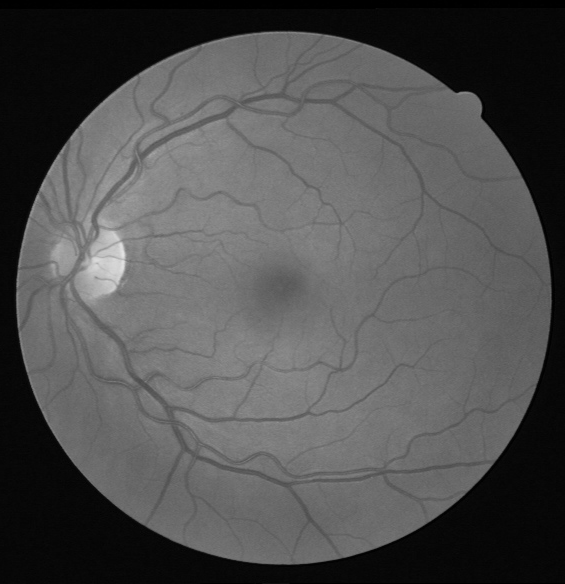
#> input picture images/eye.png, 565 x 584 px
$ python seg_py.py
#> lines starting #> are read from the running program, lines starting #| are printed output that depends on the picture; after the words box and inside, x2 and y2 are one past the last pixel; in counts of white or black regions, pixels touching at a corner belong together
#> in imread, im is the input picture: shape (584, 565, 4) float32; mean R, G, B, A 0.313, 0.313, 0.313, 1
### my.py
import matplotlib.pyplot as mp
import numpy as np

import math as m
import time as t

from importlib import reload
#reload(my)

version = 3

def imread(filename):
    im = mp.imread(filename)
    if (im.dtype == "float32"):
        im = np.uint8(255*im)
    if (nchannels(im) > 3):
        im = im[:, :, 0:3]
    return im

def imreadgray(filename):
    im = imread(filename)
    if (nchannels(im) == 1):
        return im
    else:
        return rgb2gray(im)

def rgb2gray(im):
    result = np.dot(im[...,:3], [0.299, 0.587, 0.114])
    result[result > 255] = 255
    np.round(result)
    return np.uint8(result)

def imshow(im):
    plot = mp.imshow(im, cmap=mp.gray(), origin="upper", vmin=0, vmax=255)
    plot.set_interpolation('nearest')
    mp.show()

def nchannels(im):
    if (len(im.shape) >= 3):
        return im.shape[2]
    else:
        return 1

def thresh(im, m):
    result = im >= m
    result = np.uint8(result * 255)
    return result

def hist(im):
    c = nchannels(im)
    result = np.zeros((256, c), dtype=np.uint32)
    for i in range(0, im.shape[0]):
        for j in range(0, im.shape[1]):
            if (c == 1):
                result[im[i, j]] +=1
            else:
                for k in range(0, c):
                    result[im[i, j, k], k] +=1
    return result

# [20 lines left out: function showhist, not called in this run]

def histeq(im):
    if (nchannels(im) != 1):
        print("Error: histeq: only grayscale images are supported")
        return
    h = hist(im)
    n = np.sum(h)
    prob = np.zeros(256)
    for i in range(256):
        if (i == 0):
            prob[0] = h[0, 0]
        else:
            prob[i] = h[i, 0] + prob[i-1]
    t = (prob / n) * 255.0
    result = 0.0 * im
    for i in range(256):
        result[im == i] = t[i]
    result = np.uint8(result)
    return result

### seg_py.py
import my
import cv2
import numpy as np


def close(im, kernel, iterations=1):
  imdil = cv2.dilate(im, kernel, iterations)
  result = cv2.erode(imdil, kernel, iterations)
  return result

def blackhat(im, kernel, iterations=1):
  result = close(im, kernel, iterations)
  return result

def smooth(im, diam=3):
  result = cv2.GaussianBlur(im, (diam, diam), 0)
  return(result)

def image_equal(im0, im1):
  return (sum(sum(im0 != im1)) == 0)


def reconstruct(im):
  kernel = np.ones((3, 3), np.uint8)
  imero =  cv2.erode(im, kernel)
  c = 0
  imt0 = imero
  imt1 = cv2.dilate(imt0, kernel)
  is_equal = image_equal(imt0, imt1)
  while (not is_equal):
    print(c)
    imt0 = imt1
    imdil = cv2.dilate(imt0, kernel)
    imt1 = np.minimum(imdil, im)
    is_equal = image_equal(imt0, imt1)
    c = c + 1
  return imt1


TEST1 = False
TEST2 = False
TEST3 = True

if __name__ == "__main__":
  filename = "images/eye.png"
  img = my.imread(filename)
  imgray = my.imreadgray(filename)

  if (TEST1):
    h = my.hist(img)
    my.showhist(h, 10)

  if (TEST2):
    my.imshow(my.histeq(imgray))

  if (TEST3):
    #1 extração do canal verde
    imgreen = img[:,:,1]

    #2 suavização
    imsmooth = smooth(imgreen, 5)
    my.imshow(imsmooth)

    #3 black hat
    kernel = np.ones((5, 5), np.uint8)
    imbh = blackhat(imsmooth, kernel, iterations=2)

    #4 black hat menos imagem de entrada
    result = imbh - imsmooth
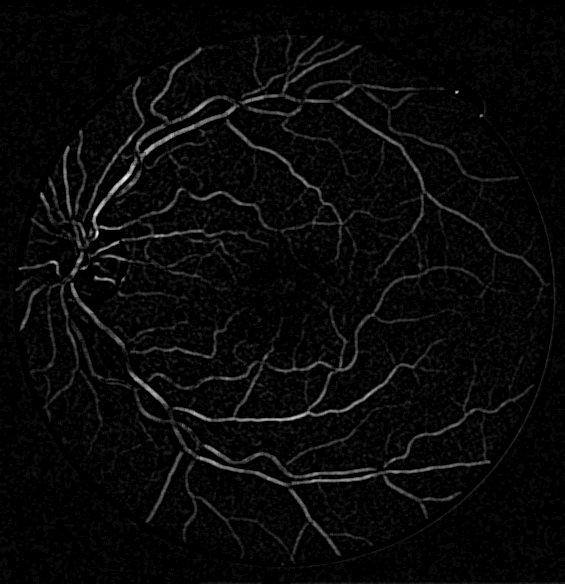
#> result: shape (584, 565); min 0, max 28, mean 0.9; drawn with min black and max white
    my.imshow(my.histeq(result))
#> in hist, `c = nchannels(im)`: c = 1
#> in histeq, `h = hist(im)`: h = 256 values, max 201514 at index 0, min 0 at index 29, mean 1288.9
#> in histeq, `n = np.sum(h)`: n = 329960
#> after the loop in histeq, `for i in range(256):`: prob = 256 values from 201514 to 329960
#> in histeq, `t = (prob / n) * 255.0`: t = 256 values from 155.7 to 255
#> in histeq, `result = 0.0 * im`: result: shape (584, 565) float64; every value is 0
#> after the loop in histeq, `for i in range(256):`:
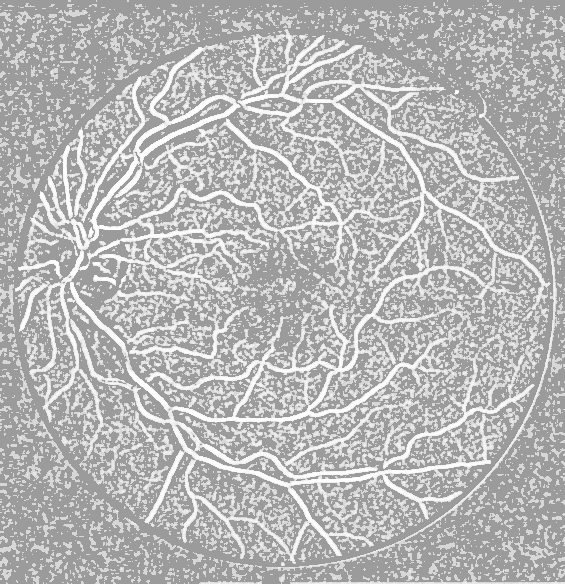
#> result: shape (584, 565) float64; min 155.7, max 255, mean 182.7

    #5 threshold
    imthresh = my.thresh(result, 3)
#> in thresh, `result = im >= m`:
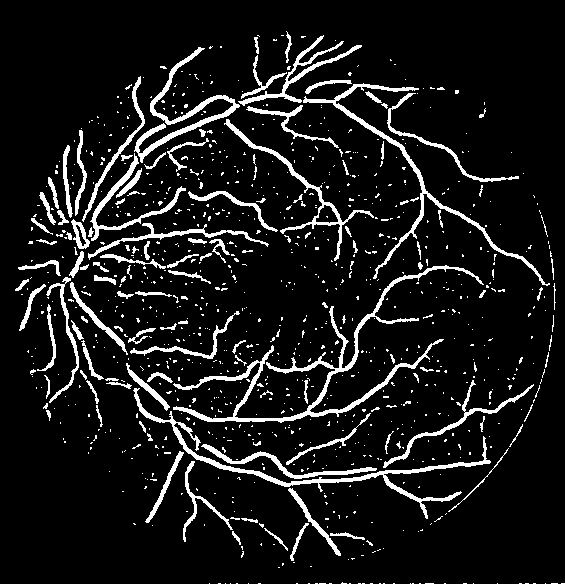
#> result: shape (584, 565) bool; 9.4% white; 996 white regions (871 under 20 px), largest, box (x1, y1, x2, y2) and area: (173, 265, 484, 423) 3547, (133, 388, 491, 519) 2308, (303, 83, 550, 286) 1979
    my.imshow(imthresh)

    #6 opening by reconstruction: erosão seguida da dilatação condicional até estabilização
    imopenrec = reconstruct(imthresh)
#> in reconstruct, `imero =  cv2.erode(im, kernel)`: imero: shape (584, 565); 2.4% white in thin lines or dots, all inside (x1, y1, x2, y2) = (17, 36, 544, 560)
#> in reconstruct, `imt1 = cv2.dilate(imt0, kernel)`:
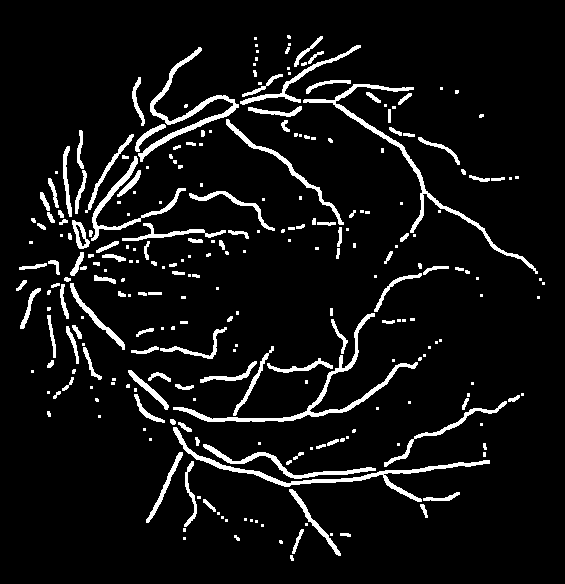
#> imt1: shape (584, 565); 7.1% white; 266 white regions (135 under 20 px), largest, box (x1, y1, x2, y2) and area: (303, 84, 538, 274) 1706, (173, 313, 418, 422) 1664, (173, 427, 490, 502) 1608
#> in reconstruct, `is_equal = image_equal(imt0, imt1)`: is_equal = False
#> the loop in reconstruct, `while (not is_equal):` made 21 passes
#> is_equal on passes 1 to 12: False, False, False, False, False, False, False, False, False, False, False, False
#| 0
#| 1
#| 2
#| 3
#| 4
#| 5
#| 6
#| 7
#> (further printed lines are left out)
#> pass 1, in reconstruct, `imt1 = np.minimum(imdil, im)`:
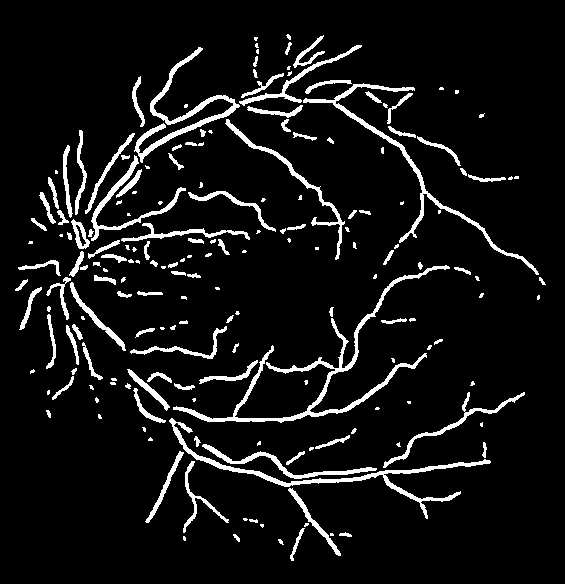
#> imt1: shape (584, 565); 7.5% white; 190 white regions (81 under 20 px), largest, box (x1, y1, x2, y2) and area: (173, 265, 450, 423) 2805, (169, 418, 491, 519) 1928, (303, 83, 539, 275) 1788
#> after the loop in reconstruct, `while (not is_equal):`:
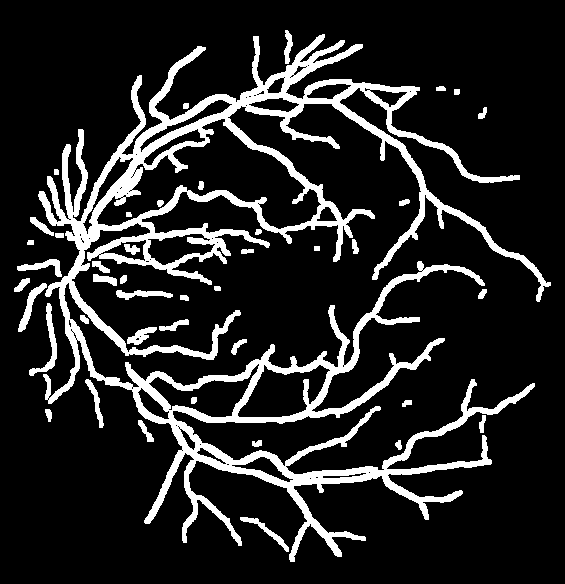
#> imdil: shape (584, 565); 14.4% white; 43 white regions, largest, box (x1, y1, x2, y2) and area: (38, 34, 551, 562) 42680, (29, 303, 57, 376) 475, (18, 283, 47, 332) 370
#> after the loop in reconstruct, `while (not is_equal):`:
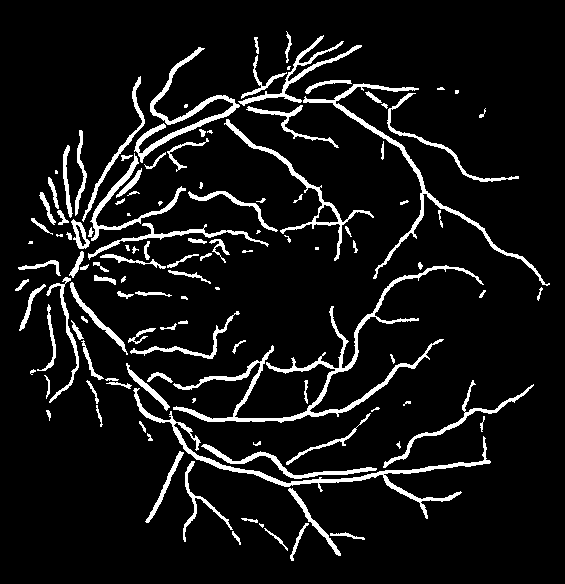
#> imt0: shape (584, 565); 8.1% white; 123 white regions (20 under 20 px), largest, box (x1, y1, x2, y2) and area: (173, 265, 484, 423) 3547, (133, 388, 491, 519) 2308, (303, 83, 550, 286) 1979
#> after the loop in reconstruct, `while (not is_equal):`: c = 21
    my.imshow(imopenrec)
